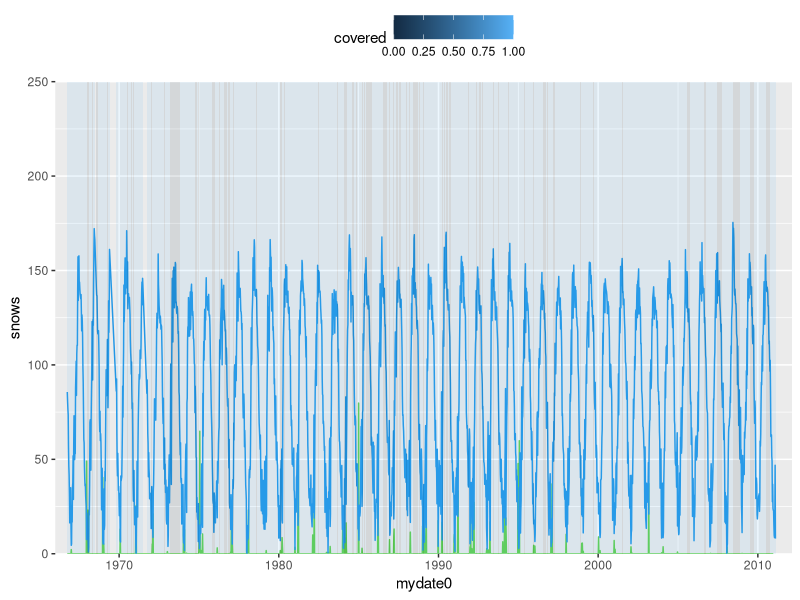
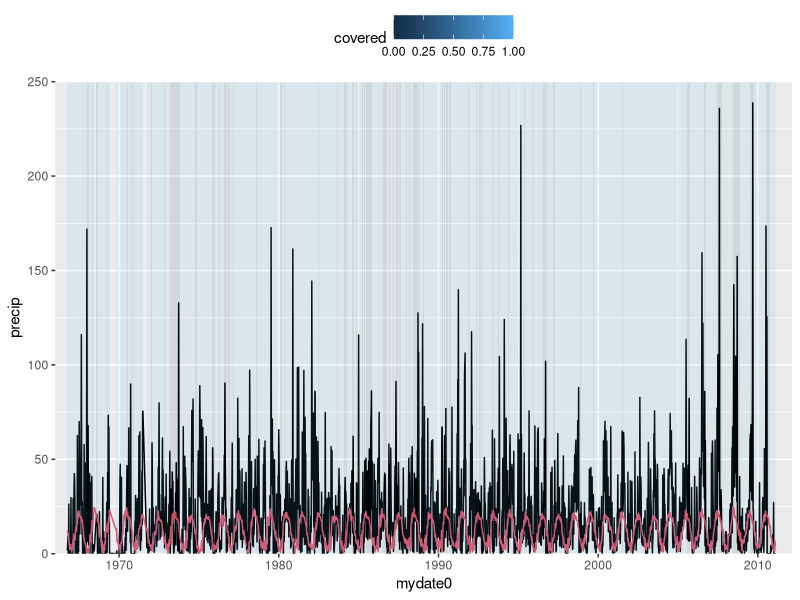

Write R code to recreate these figures, in order.
setwd("~/projects/hydronet/snowtest")

snowcover <- read.csv("snowcover.txt", header=F)
precip <- read.csv("precip.txt", header=F)
temps <- read.csv("temps.txt", header=F)

data <- snowcover
names(data) <- c("date0", "date1", "covered")
data$precip <- NA
data$meantemp <- NA
data$snows <- NA
data$melts <- NA
for (ii in 1:nrow(data)) {
    precipvalues <- precip[precip[,1] >= data$date0[ii] & precip[,1] <= data$date1[ii], 2]
    tempsvalues <- temps[temps[,1] >= data$date0[ii] & temps[,1] <= data$date1[ii], 2]
    data$precip[ii] <- sum(precipvalues)
    data$meantemp[ii] <- mean(tempsvalues)
    if (length(precipvalues) == length(tempsvalues))
        data$snows[ii] <- sum(precipvalues * (tempsvalues < 273.15))
    data$melts[ii] <- sum((tempsvalues - 273.15) * (tempsvalues > 273.15))
}

data <- data[!is.nan(data$meantemp),]
data$coverdelay <- c(NA, data$covered[-nrow(data)])

summary(lm(covered ~ meantemp + snows + coverdelay, data))

summary(lm(covered ~ precip + meantemp + precip*meantemp + coverdelay, data))

data$year0 <- floor(data$date0 / 10000)
data$month0 <- floor((data$date0 %% 10000) / 100)
data$day0 <- data$date0 %% 100
data$mydate0 <- as.Date(paste(data$year0, data$month0, data$day0, sep='-'))

library(ggplot2)

ggplot(data, aes(x=mydate0)) +
    geom_line(aes(y=snows), col=3) + geom_line(aes(y=melts), col=4) +
        geom_rect(data=data, aes(xmin=mydate0, xmax=mydate0+7, ymin=0, ymax=250, fill=covered), alpha=.1) + scale_y_continuous(limits=c(0, 250), expand = c(0,0)) +
            scale_x_date(limits=c(as.Date("1966-01-01"), as.Date("2012-03-01")), expand=c(0, 0)) + theme(legend.position="top")

ggplot(data, aes(x=mydate0)) +
    geom_line(aes(y=precip), col=1) + geom_line(aes(y=meantemp - 273.15), col=2) +
        geom_rect(data=data, aes(xmin=mydate0, xmax=mydate0+7, ymin=0, ymax=250, fill=covered), alpha=.1) + scale_y_continuous(limits=c(0, 250), expand = c(0,0)) +
                scale_x_date(limits=c(as.Date("1966-01-01"), as.Date("2012-03-01")), expand=c(0, 0)) + theme(legend.position="top")
